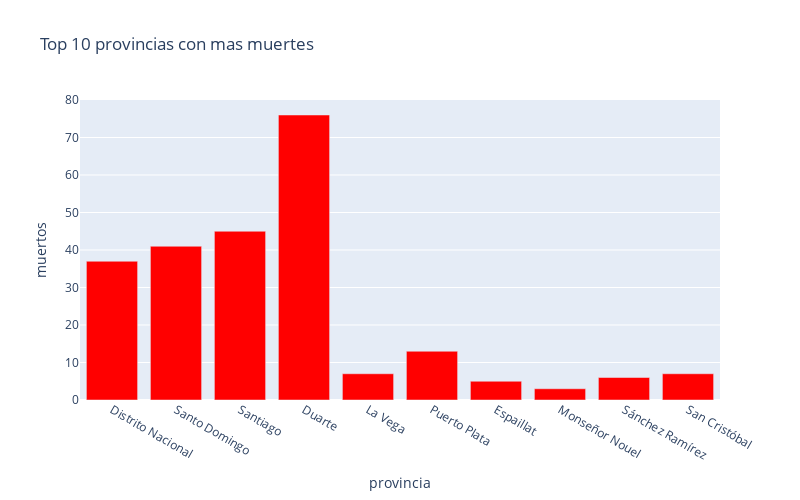

Notebook source saved alongside this figure:
### Code cell
px.bar(
    sorted_provinces_df.head(10),
    x = "provincia",
    y = "muertos",
    title= "Las 10 provincias con mas muertes", # the axis names
    color_discrete_sequence=["red"], 
    height=500,
    width=800
)

### Figure 1 — Plotly figure (JSON) as saved in the notebook; plotly's stock layout.template omitted (floating-point values rounded to 4 significant figures)
{"data": [{"alignmentgroup": "True", "hovertemplate": "provincia=%{x}<br>muertos=%{y}<extra></extra>", "legendgroup": "", "marker": {"color": "red"}, "name": "", "offsetgroup": "", "orientation": "v", "showlegend": false, "textposition": "auto", "type": "bar", "x": ["Distrito Nacional", "Santo Domingo", "Santiago", "Duarte", "La Vega", "Puerto Plata", "Espaillat", "Monseñor Nouel", "Sánchez Ramírez", "San Cristóbal"], "xaxis": "x", "y": [37, 41, 45, 76, 7, 13, 5, 3, 6, 7], "yaxis": "y"}], "layout": {"barmode": "relative", "height": 500, "legend": {"tracegroupgap": 0}, "title": {"text": "Top 10 provincias con mas muertes"}, "width": 800, "xaxis": {"anchor": "y", "domain": [0.0, 1.0], "title": {"text": "provincia"}}, "yaxis": {"anchor": "x", "domain": [0.0, 1.0], "title": {"text": "muertos"}}}}
